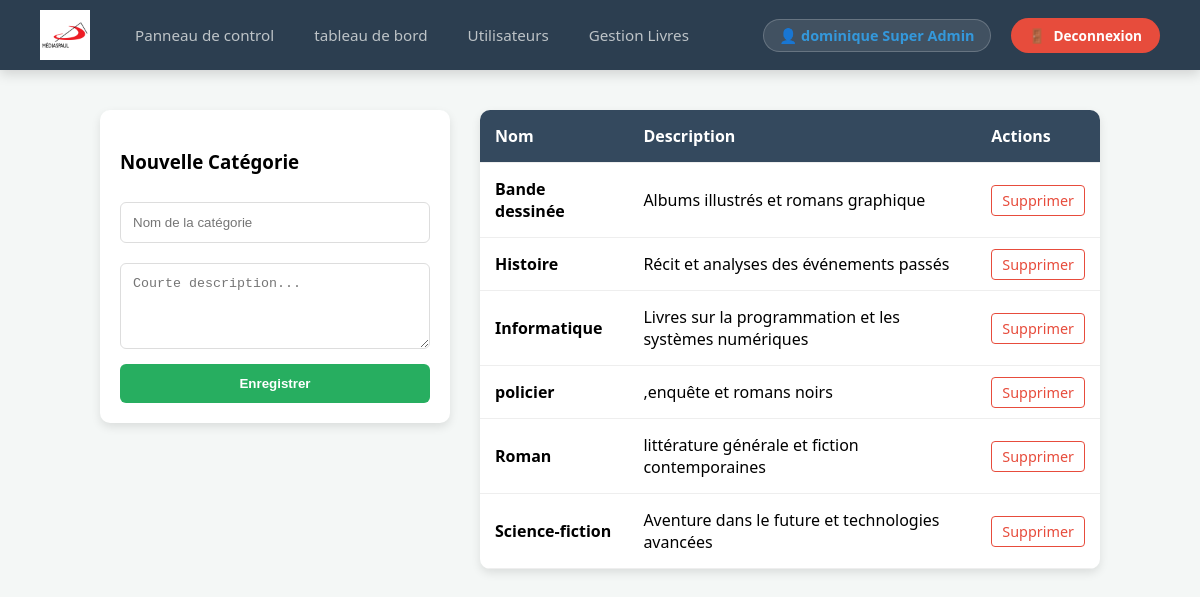
Page /plateforme_livre/gestion_categories.php (signed in) on the committed database.
### tables this page shows
CREATE TABLE `categories` (
  `id` int(11) NOT NULL,
  `nom_categorie` varchar(100) NOT NULL,
  `description` text DEFAULT NULL
);

### plateforme_livre/fonctions.php (called while the page is built, shortened)
<?php
function getAllCategories($pdo) {
    $stmt = $pdo->query("SELECT * FROM categories ORDER BY nom_categorie ASC");
    return $stmt->fetchAll(PDO::FETCH_ASSOC);
}
?>

### plateforme_livre/gestion_categories.php (the view, shortened to what this page needs)
<?php
require_once 'fonctions.php';
$categories = getAllCategories($pdo);
?>
<!DOCTYPE html>
<html lang="fr">
<head>
</head>
<body>
    <?php include 'bar_de_navigation.php'; ?>
    <div class="container">
        <div class="sidebar">
            <h3>Nouvelle Catégorie</h3>
            <form method="POST">
                <input type="text" name="nom_categorie" placeholder="Nom de la catégorie" required>
                <textarea name="description" placeholder="Courte description..." rows="4"></textarea>
                <button type="submit" name="ajouter_cat" class="btn">Enregistrer</button>
            </form>
        </div>
        <div class="main-content">
            <table>
                <thead>
                    <tr>
                        <th>Nom</th>
                        <th>Description</th>
                        <th>Actions</th>
                    </tr>
                </thead>
                <tbody>
                    <?php foreach ($categories as $cat): ?>
                    <tr>
                        <td><strong><?= htmlspecialchars($cat['nom_categorie']) ?></strong></td>
                        <td><?= htmlspecialchars($cat['description']) ?></td>
                        <td>
                            <a href="?delete=<?= $cat['id'] ?>" class="delete-link" onclick="return confirm('Supprimer ?')">Supprimer</a>
                        </td>
                    </tr>
                    <?php endforeach; ?>
                </tbody>
            </table>
        </div>
    </div>
</body>
</html>

### plateforme_livre/bar_de_navigation.php (shortened to what this page needs)
<?php
$page = basename($_SERVER['PHP_SELF']);
$userRole = $_SESSION['user']['role'] ?? '';
?>
<nav class="navbar">
    <div class="nav-left">
        <a href="admin.php" class="nav-logo-link">
            <img src="img/logo.png" alt="RACINE" class="logo-img">
        </a>
        <ul class="nav-menu">
            <?php if ($userRole === 'Super Admin') : ?>
                <li><a href="admin.php" class="<?= $page == 'admin.php' ? 'active' : '' ?>">Panneau de control</a></li>
                                <li><a href="tableau_de_bord.php" class="<?= $page == 'tableau_de_bord.php' ? 'active' : '' ?>">tableau de bord</a></li>
                <li><a href="voir_utilisateurs.php" class="<?= $page == 'voir_utilisateurs.php' ? 'active' : '' ?>">Utilisateurs</a></li>
            <?php endif; ?>
            <?php if ($userRole === 'Super Admin' || $userRole === 'Gestionnaire de stock') : ?>
                <li><a href="gestion_livres.php" class="<?= $page == 'gestion_livres.php' ? 'active' : '' ?>">Gestion Livres</a></li>
            <?php endif; ?>
        </ul>
    </div>
    <div class="nav-right">
        <div class="user-profile">
            👤 <strong><?= htmlspecialchars($_SESSION['user']['prenom'] . ' ' . $_SESSION['user']['nom']) ?></strong>
        </div>
        <a href="deconnexion.php" class="btn-deconnexion">
            <span>🚪</span> Deconnexion
        </a>
    </div>
</nav>

### plateforme_livre/gestion_categories.php (style rules this page uses)
body { font-family: 'Segoe UI', sans-serif; background: #f4f7f6; margin: 0; padding-top: 90px; }
.container { max-width: 1000px; margin: auto; display: flex; gap: 30px; padding: 20px; }
.sidebar { flex: 1; background: white; padding: 20px; border-radius: 10px; box-shadow: 0 4px 10px rgba(0,0,0,0.1); height: fit-content; }
.main-content { flex: 2; }
input, textarea { width: 100%; padding: 12px; margin: 10px 0; border: 1px solid #ddd; border-radius: 6px; box-sizing: border-box; }
.btn { background: #27ae60; color: white; border: none; padding: 12px; width: 100%; border-radius: 6px; cursor: pointer; font-weight: bold; }
table { width: 100%; border-collapse: collapse; background: white; border-radius: 10px; overflow: hidden; box-shadow: 0 4px 10px rgba(0,0,0,0.1); }
th, td { padding: 15px; text-align: left; border-bottom: 1px solid #eee; }
th { background: #34495e; color: white; }
.delete-link { color: #e74c3c; text-decoration: none; font-size: 0.9rem; border: 1px solid #e74c3c; padding: 5px 10px; border-radius: 4px; }

### plateforme_livre/bar_de_navigation.php (style rules this page uses)
.navbar { background-color: #2c3e50; height: 70px; display: flex; justify-content: space-between; align-items: center; padding: 0 40px; position: fixed; top: 0; left: 0; right: 0; z-index: 1000; box-shadow: 0 4px 12px rgba(0, 0, 0, 0.15); font-family: 'Segoe UI', Tahoma, Geneva, Verdana, sans-serif; }
.nav-left { display: flex; align-items: center; gap: 30px; }
.nav-logo-link { display: flex; align-items: center; }
.logo-img { height: 50px; width: auto; transition: transform 0.3s ease; }
.nav-menu { display: flex; list-style: none; margin: 0; padding: 0; gap: 10px; }
.nav-menu a { color: #bdc3c7; text-decoration: none; font-weight: 500; font-size: 0.95rem; padding: 8px 15px; border-radius: 6px; transition: all 0.3s ease; }
.nav-right { display: flex; align-items: center; gap: 20px; }
.user-profile { color: white; font-size: 0.9rem; background: rgba(255, 255, 255, 0.1); padding: 6px 15px; border-radius: 20px; border: 1px solid rgba(255, 255, 255, 0.2); }
.user-profile strong { color: #3498db; }
.btn-deconnexion { background-color: #e74c3c; color: white; text-decoration: none; padding: 8px 18px; border-radius: 25px; font-size: 0.85rem; font-weight: bold; transition: background 0.3s ease, transform 0.2s ease; display: flex; align-items: center; gap: 8px; }

### rows in the picture
categories: nom_categorie "Bande dessinée", description "Albums illustrés et romans graphique"
categories: nom_categorie "Histoire", description "Récit et analyses des événements passés"
categories: nom_categorie "Informatique", description "Livres sur la programmation et les systèmes numériques"
categories: nom_categorie "policier", description ",enquête et romans noirs"
categories: nom_categorie "Roman", description "littérature générale et fiction contemporaines"
categories: nom_categorie "Science-fiction", description "Aventure dans le future et technologies avancées"

### other values in the picture
$_SESSION['user']['prenom'] . ' ' . $_SESSION['user']['nom'] "dominique Super Admin"
